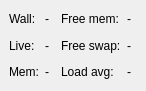
<?xml version="1.0" encoding="UTF-8"?>
<ui version="4.0">
 <class>DockWidget</class>
 <widget class="QDockWidget" name="DockWidget">
  <property name="geometry">
   <rect>
    <x>0</x>
    <y>0</y>
    <width>146</width>
    <height>91</height>
   </rect>
  </property>
  <property name="sizePolicy">
   <sizepolicy hsizetype="Minimum" vsizetype="Minimum">
    <horstretch>0</horstretch>
    <verstretch>0</verstretch>
   </sizepolicy>
  </property>
  <property name="allowedAreas">
   <set>Qt::TopDockWidgetArea</set>
  </property>
  <property name="windowTitle">
   <string>Resource consumption</string>
  </property>
  <widget class="QWidget" name="dockWidgetContents">
   <layout class="QGridLayout" name="gridLayout">
    <item row="1" column="1">
     <widget class="QLabel" name="liveTimeLabel">
      <property name="text">
       <string>-</string>
      </property>
     </widget>
    </item>
    <item row="2" column="2">
     <widget class="QLabel" name="label_9">
      <property name="text">
       <string>Load avg:</string>
      </property>
     </widget>
    </item>
    <item row="0" column="0">
     <widget class="QLabel" name="label">
      <property name="text">
       <string>Wall:</string>
      </property>
     </widget>
    </item>
    <item row="2" column="0">
     <widget class="QLabel" name="label_3">
      <property name="text">
       <string>Mem:</string>
      </property>
     </widget>
    </item>
    <item row="0" column="1">
     <widget class="QLabel" name="wallTimeLabel">
      <property name="text">
       <string>-</string>
      </property>
     </widget>
    </item>
    <item row="2" column="1">
     <widget class="QLabel" name="memLabel">
      <property name="text">
       <string>-</string>
      </property>
     </widget>
    </item>
    <item row="1" column="0">
     <widget class="QLabel" name="label_2">
      <property name="text">
       <string>Live:</string>
      </property>
     </widget>
    </item>
    <item row="1" column="2">
     <widget class="QLabel" name="label_8">
      <property name="text">
       <string>Free swap:</string>
      </property>
     </widget>
    </item>
    <item row="0" column="2">
     <widget class="QLabel" name="label_7">
      <property name="text">
       <string>Free mem:</string>
      </property>
     </widget>
    </item>
    <item row="0" column="3">
     <widget class="QLabel" name="freeMemLabel">
      <property name="text">
       <string>-</string>
      </property>
     </widget>
    </item>
    <item row="1" column="3">
     <widget class="QLabel" name="freeSwapLabel">
      <property name="text">
       <string>-</string>
      </property>
     </widget>
    </item>
    <item row="2" column="3">
     <widget class="QLabel" name="loadAvgLabel">
      <property name="text">
       <string>-</string>
      </property>
     </widget>
    </item>
   </layout>
  </widget>
 </widget>
 <resources/>
 <connections/>
</ui>
